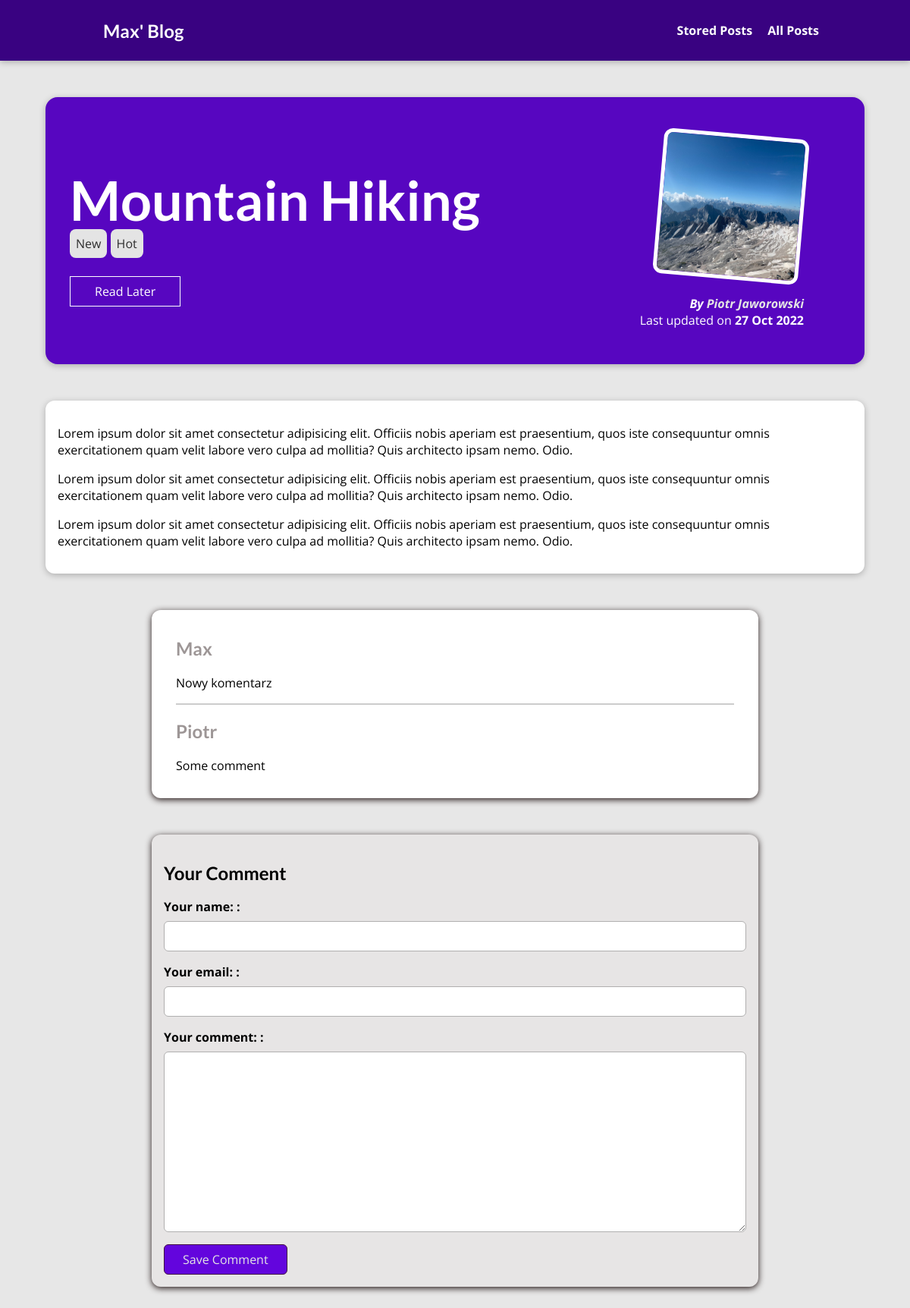
The page /posts/hike-in-the-mountains on the database its author committed.
### blog/models.py (models this page shows, shortened)
class Post(models.Model):
    title = models.CharField(max_length=150)
    excerpt = models.CharField(max_length=200)
    image = models.ImageField(upload_to='posts', null=True)
    date = models.DateField(auto_now=True)
    slug = models.SlugField(unique=True, db_index=True)
    content = models.TextField(validators=[MinLengthValidator(10)])
    author = models.ForeignKey(Author, on_delete=models.SET_NULL, null=True, related_name="posts")
    tags = models.ManyToManyField(Tag)

class Tag(models.Model):
    caption = models.CharField(max_length=20)

class Author(models.Model):
    first_name = models.CharField(max_length=100)
    last_name = models.CharField(max_length=200)
    email_address = models.EmailField()
    def __str__(self):
        return f"{self.first_name} {self.last_name}"

class Comment(models.Model):
    user_name = models.CharField(max_length=100)
    user_email = models.EmailField()
    text = models.TextField(max_length=400)
    post = models.ForeignKey(Post, on_delete=models.CASCADE, related_name='comments')

### blog/views.py (the view, shortened to what this page needs)
# urls.py: path("posts/<slug:slug>", views.SinglePostView.as_view(),
class SinglePostView(View):
    def is_saved_for_later(self, request, post_id):
        stored_posts = request.session.get('stored_posts')
        if stored_posts is not None:
            is_saved_for_later = post_id in stored_posts
        else:
            is_saved_for_later = False
        return is_saved_for_later
    def get(self, request, slug):
        post = Post.objects.get(slug=slug)
        context = {
            'post': post,
            'tags': post.tags.all(),
            'comment_form': CommentForm(),
            'comments': post.comments.all().order_by('-id'),
            'saved_for_later': self.is_saved_for_later(request, post.id)
        }
        return render(request, 'blog/post-detail.html', context)

### blog/forms.py
class CommentForm(forms.ModelForm):
    class Meta:
        model = Comment
        exclude = ['post']
        labels = {
            "user_name": "Your name: ",
            "user_email": "Your email: ",
            "text": "Your comment: "
        } #Można także dodać error message

### blog/templates/blog/post-detail.html (shortened to what this page needs)
{% extends "base.html" %}
{% load static %}
{% block css_files %}
<link rel="stylesheet" href="{% static "blog/post-detail.css" %}" />
{% endblock %}
{% block content %}
<section id="summary">
  <h2>{{ post.title }}</h2>
    <div>
        {% for tag in tags %}
            <span class="tag">{{ tag.caption }}</span>
        {% endfor %}
    </div>
  <div id="read-later">
      <form action="{% url 'read-later' %}" method="post">
          <button>
          {% if saved_for_later %}
              Remove from "Read later" list
          {% else %}
              Read Later
          {% endif %}
          </button>
      </form>
  </div>
  <article>
    <img src="{{post.image.url}}" alt="{{ post.title }}" />
    <address>By <a href="mailto:{{post.author.email_address}}">{{ post.author }}</a></address>
    <div>Last updated on <time>{{ post.date|date:"d M Y" }}</time></div>
  </article>
</section>
<main>
  {{ post.content|linebreaks }}
</main>
<section id="comments">
    <ul>
        {% for comment in comments %}
            <li>
                <h2>{{ comment.user_name }}</h2>
                <p>{{ comment.text|linebreaks }}</p>
            </li>
        {% endfor %}
    </ul>
</section>
<section id="comment-form">
    <h2> Your Comment</h2>
    <form action="{% url 'post-detail-page' post.slug %}" method="post">
        {% for foo in comment_form %}
            <div class="form-control {% if foo.errors %}invalid{% endif %}">
                {{ foo.label_tag }}
                {{ foo }}
            </div>
        {% endfor %}
        <button>Save Comment</button>
    </form>
</section>
{% endblock %}

### templates/base.html (shortened to what this page needs)
{% load static %}
<!DOCTYPE html>
<html lang="en">
<head>
  <link rel="stylesheet" href="{% static "app.css" %}">
  {% block css_files %}{% endblock %}
</head>
<body>
<section>
    <header id="main-navigation">
    <h1><a href="{% url "starting-page" %}">Max' Blog</a></h1>
    <nav>
        <a href="{% url "read-later" %}">Stored Posts</a>
        <a href="{% url "posts-page" %}">All Posts</a>
    </nav>
  </header>
</section>
  {% block content %}
  {% endblock %}
</body>
</html>

### static/app.css (style rules this page uses)
* { box-sizing: border-box; }
html { font-family: 'Open Sans', 'Lato', sans-serif; }
body { margin: 0; }
h1, h2, h3 { font-family: 'Lato', sans-serif; font-weight: bold; }
#main-navigation { width: 100%; height: 5rem; display: flex; justify-content: space-between; align-items: center; padding: 0 10%; position: absolute; top: 0; left: 0; }
#main-navigation a { text-decoration: none; color: white; font-weight: bold; margin-left: 1rem; }

### blog/static/blog/post-detail.css (style rules this page uses)
body { background-color: #e7e7e7; }
#main-navigation { background-color: #390281; box-shadow: 0 2px 8px rgba(0, 0, 0, 0.25); }
#summary { margin: 8rem auto 3rem auto; padding: 2rem; width: 90%; max-width: 90rem; border-radius: 16px; background-color: #5706c0; position: relative; box-shadow: 0 2px 8px rgba(0, 0, 0, 0.25); height: 22rem; }
#summary h2 { color: white; font-size: 4.5rem; margin-bottom: 0.25rem; }
#summary article { position: absolute; top: 2rem; right: 3rem; padding: 1rem 2rem; border-radius: 12px; text-align: right; color: white; }
#summary article img { width: 12rem; height: 12rem; border-radius: 12px; transform: rotateZ(5deg); border: 5px solid white; margin-bottom: 1rem; }
#summary address { font-weight: bold; }
#summary time { font-weight: bold; }
#read-later { margin: 2rem 0; }
#read-later button { background-color: transparent; border: 1px solid white; padding: 0.5rem 2rem; font: inherit; color: white; }
#summary a { color: #e4e4e4; text-decoration: none; }
main { width: 90%; max-width: 90rem; margin: 3rem auto; background-color: white; padding: 1rem; border-radius: 12px; box-shadow: 0 2px 8px rgba(0, 0, 0, 0.25); }
.tag { background-color: #e4e4e4; color: #2e2e2e; padding: 0.5rem; border-radius: 8px; }
#comment-form { margin: 3rem auto; padding: 1rem; width: 50rem; max-width: 90%; border-radius: 12px; background-color: #e7e5e5; box-shadow: 0 2px 8px #211414; }
#comment-form button { font: inherit; background-color: #6305dd; color: #e4e4e4; border: 1px solid #410e41; padding: 0.5rem 1.5rem; border-radius: 6px; }
.form-control { margin-bottom: 1rem; }
.form-control label { font-weight: bold; margin-bottom: 0.5rem; display: block; }
.form-control input, .form-control textarea { display: block; width: 100%; font: inherit; padding: 0.5rem; border-radius: 6px; border: 1px solid #b0afaf; }
#comments { margin: 3rem auto; padding: 1rem 2rem; width: 50rem; max-width: 90%; border-radius: 12px; background-color: #ffffff; box-shadow: 0 2px 8px #211414; }
#comments ul { list-style: none; margin: 0; padding: 0; }
#comments li { margin-bottom: 1rem; border-bottom: 2px solid #ccc; }
#comments li:last-of-type { border-bottom: none; }
#comments h2 { color: #9d9696; }

### rows shown on the page
Post: title "Mountain Hiking", image (picture), author "Piotr Jaworowski", date "27 Oct 2022", content "Lorem ipsum dolor sit amet consectetur adipisicing elit. Officiis nobis aperiam est praesentium, quos iste consequuntur omnis exercitationem quam velit labore vero culpa ad mollitia? Quis architecto ipsam nemo. Odio. Lorem ipsum dolor sit amet consectetur adipisicing elit. Officiis nobis aperiam est praesentium, quos iste consequuntur omnis exercitationem quam velit labore vero culpa ad mollitia? Quis architecto ipsam nemo. Odio. Lorem ipsum dolor sit amet consectetur adipisicing elit. Officiis nobis aperiam est praesentium, quos iste consequuntur omnis exercitationem quam velit labore vero culpa ad mollitia? Quis architecto ipsam nemo. Odio."
Tag: caption "New"
Tag: caption "Hot"
Comment: user_name "Max", text "Nowy komentarz"
Comment: user_name "Piotr", text "Some comment"

### other values the page prints
{{ foo.label_tag }} "Your name: :" "Your email: :" "Your comment: :"
